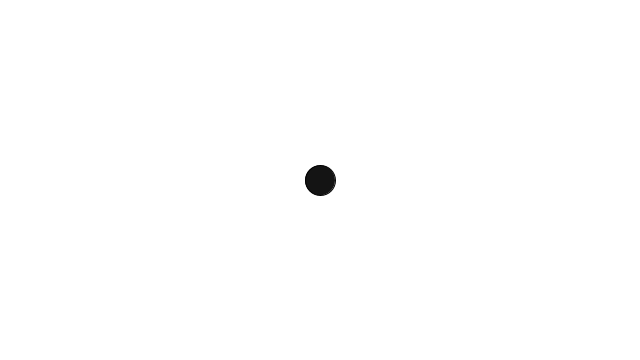
Frame 1 (no input)
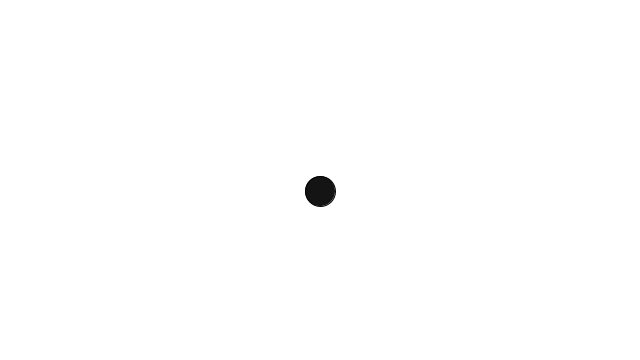
Frame 60 (the mouse pressed at the canvas centre just before this capture)
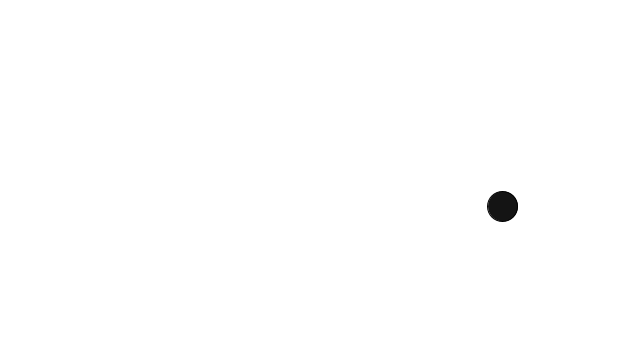
Frame 120 (the mouse held since frame 60 and released just before this capture)

The Processing sketch that drew these frames (run headless with seeded random() and noise(); from frame 60 on, the mouse is pressed at the canvas centre):

// Processing sketch: N2_1_Force
// ── N2_1_Force.pde
Ball[] b = new Ball[1];

void setup() {
  size(640,360);
  background(0);
  for(int i = 0; i < b.length; i++){
  b[i] = new Ball();
  }
  smooth(20);
}

void draw() {
  background(255);
  PVector gravity = new PVector(0,0.3);
  PVector wind = new PVector(0.1,0);
  
  for(int i = 0; i < b.length; i++){
  if (mousePressed) {
  b[i].applyForce(wind);
  }
  b[i].applyForce(gravity);
  
  b[i].update();
  b[i].display();
  b[i].detect();
  //b[i].edges();
  }

}
// ── Ball.pde
class Ball {
  PVector location;
  PVector velocity;
  PVector acceleration;
  PVector mouse;
  float sz, time, spd, mag;
  Ball() {
    location = new PVector(width/2, height/2);
    velocity = new PVector(0,0); //1,3
    acceleration = new PVector(0,0);
    sz = random(30,30);
    time = 0;
    spd = 0.005;
    mag = random(0.05, 0.15);
    
  }

  
void display() {
  fill(20);;
  //sz = noise(time);
  //sz = map(sz, 0, 1,20,120);
  ellipse(location.x,location.y,sz,sz);
  time+= spd;
}

void applyForce(PVector force){
  acceleration.add(force);
}

void update() {
  //acceleration = PVector.random2D();
  //mouse = new PVector(mouseX,mouseY);
  //line(mouse.x,mouse.y,location.x,location.y);
  //mouse.sub(location);
  //mouse.setMag(mag);
  //acceleration = mouse;
  
  velocity.add(acceleration);
  location.add(velocity);
  acceleration.mult(0);
  //velocity.limit(5);
}

void edges() {
 float si = sz/2;
  if (location.x > width+si) location.x = 0;
  if (location.x < 0-si)     location.x = width;
  if (location.y > height+si)location.y = 0; 
  if (location.y < 0-si)     location.y = height;
}

void detect() {
  if (location.x>width-sz/2) {
    location.x = width-sz/2;
    velocity.x*=-1;
  } else if (location.x<0+sz/2) {
    location.x = 0+sz/2;
    velocity.x*=-1;
  } if (location.y>height-sz/2) {
    location.y = height-sz/2;
    velocity.y*=-1;
  }  else if (location.y<0+sz/2) {
    location.y = 0+sz/2;
    velocity.y*=-1;
  }
  }
}
